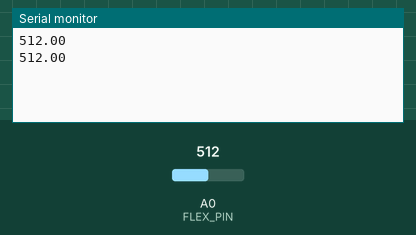
Simulated run of this sketch. Board: Arduino Uno, built with avr-gcc and run on an emulated ATmega328P. Parts: the last lines printed to the serial monitor. Inputs (shaded band) come from the test bench; at power-on: A0 (FLEX_PIN) = 512.

Above: at 1.8 s.
1.9 s: A0 (FLEX_PIN) set to 716
At 2.3 s:
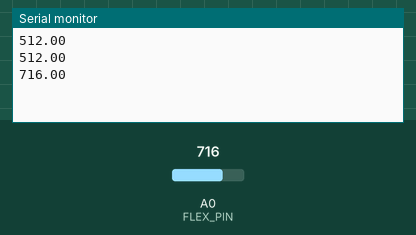
3.4 s: A0 (FLEX_PIN) set to 900
At 4.8 s:
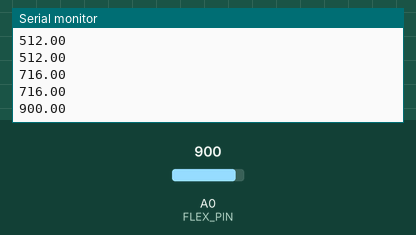
Timing chart, 0 to 6.4 s (numbered marks = the images above; inputs shaded):
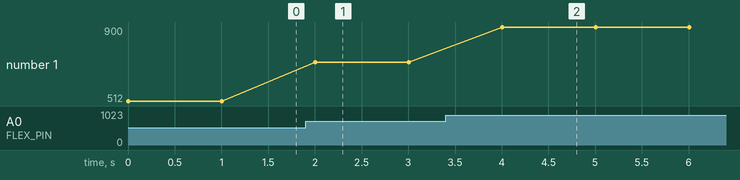

The sketch:

flexSensor.ino
```cpp
/******************************************************************************
Flex_Sensor_Example.ino
Example sketch for SparkFun's flex sensors
  (https://www.sparkfun.com/products/10264)
Jim Lindblom @ SparkFun Electronics
April 28, 2016

Create a voltage divider circuit combining a flex sensor with a 47k resistor.
- The resistor should connect from A0 to GND.
- The flex sensor should connect from A0 to 3.3V
As the resistance of the flex sensor increases (meaning it's being bent), the
voltage at A0 should decrease.

Development environment specifics:
Arduino 1.6.7
******************************************************************************/
const int FLEX_PIN = A0; // Pin connected to voltage divider output

// Measure the voltage at 5V and the actual resistance of your
// 47k resistor, and enter them below:
const float VCC = 4.98; // Measured voltage of Ardunio 5V line
const float R_DIV = 220.0; // Measured resistance of 3.3k resistor

// Upload the code, then try to adjust these values to more
// accurately calculate bend degree.
const float STRAIGHT_RESISTANCE = 37300.0; // resistance when straight
const float BEND_RESISTANCE = 224840.00; // resistance at 90 deg

void setup()
{
  Serial.begin(9600);
  pinMode(FLEX_PIN, INPUT);
}

void loop()
{
  // Read the ADC, and calculate voltage and resistance from it
  float flexADC = analogRead(FLEX_PIN);
//  float flexV = flexADC * VCC / 1023.0;
//  float flexR = R_DIV * (VCC / flexV - 1.0);
//  char floatString[10];
//  dtostrf(flexR, 3, 2,floatString);
//  Serial.println("Resistance: " + String(floatString) + " ohms");
//
//  // Use the calculated resistance to estimate the sensor's
//  // bend angle:
//  float angle = map(flexR, STRAIGHT_RESISTANCE, BEND_RESISTANCE,
//                   0, 90.0);
//  dtostrf(angle, 3, 2,floatString);
//  Serial.println("Bend: " + String(floatString) + " degrees");
  Serial.println(flexADC);


  delay(1000);
}
```

Measured:
- after the input at 1.9 s, the serial monitor: prints a new line after 0.10 s (image 1)
- after the input at 3.4 s, the serial monitor: prints a new line after 0.60 s (image 2)
- plotted number 1: 512 → 716 after the input at 1.9 s, 716 → 900 after the input at 3.4 s
